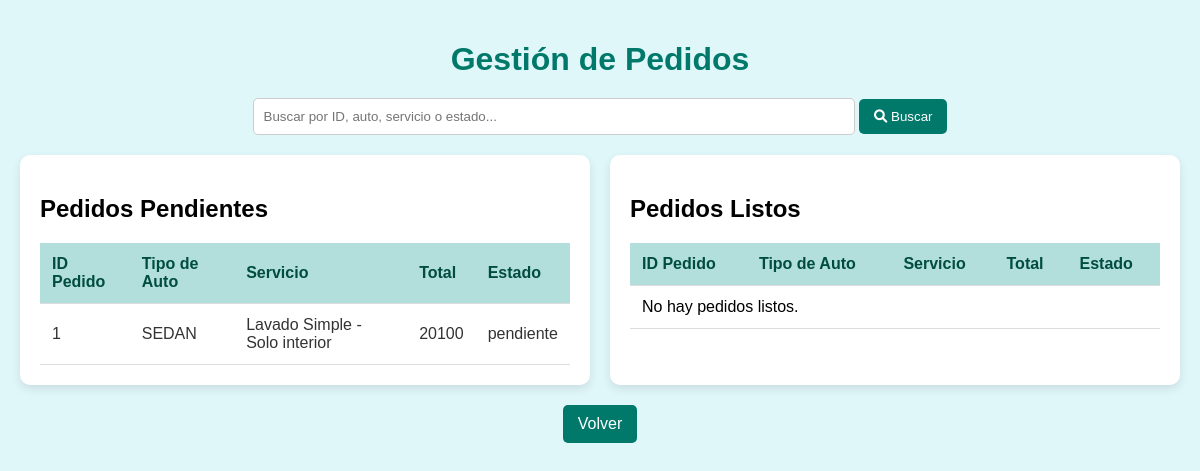
/pedidos.php, run on an earlier commit of the app's database.
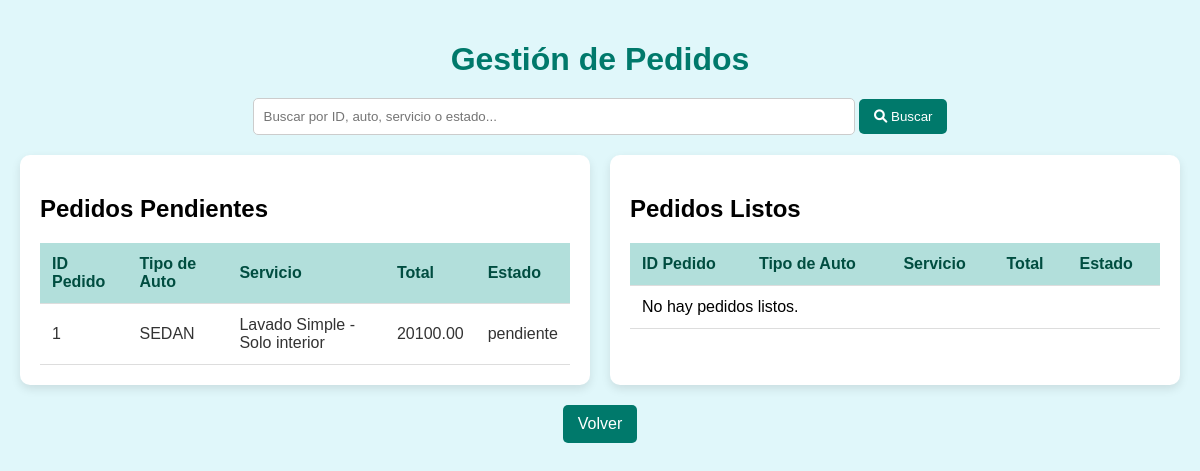
And on a later commit of the database.
### tables this page shows
CREATE TABLE `pedidos` (
  `ID_pedido` int(11) NOT NULL,
  `ID_cliente` int(11) NOT NULL,
  `Fecha` datetime DEFAULT current_timestamp(),
  `tipo_auto` varchar(100) NOT NULL,
  `precio_auto` decimal(10,2) NOT NULL,
  `nombre_servicio` varchar(100) NOT NULL,
  `precio_servicio` decimal(10,2) NOT NULL,
  `total` decimal(10,2) NOT NULL,
  `estado` enum('pendiente','listo') DEFAULT 'pendiente'
);

### pedidos.php (the view, shortened to what this page needs)
<?php
$conn = new mysqli("localhost", "root", "", "autolavado");
$search_query = "";
$search_result = null;
$sql_pendientes = "SELECT ID_pedido, tipo_auto, nombre_servicio, total, estado FROM Pedidos WHERE estado = 'pendiente'";
$result_pendientes = $conn->query($sql_pendientes);
$sql_listos = "SELECT ID_pedido, tipo_auto, nombre_servicio, total, estado FROM Pedidos WHERE estado = 'listo'";
$result_listos = $conn->query($sql_listos);
$pedido_cliente = null;
?>
<!DOCTYPE html>
<html lang="es">
<head>
    <link rel="stylesheet" href="https://cdnjs.cloudflare.com/ajax/libs/font-awesome/6.0.0-beta3/css/all.min.css">
</head>
<body>
<h1>Gestión de Pedidos</h1>
<div class="search-container">
    <form action="" method="post">
        <input type="text" name="search" placeholder="Buscar por ID, auto, servicio o estado..." value="<?php echo htmlspecialchars($search_query); ?>">
        <button type="submit"><i class="fas fa-search"></i> Buscar</button>
    </form>
</div>
<div class="container">
    <?php if ($search_result): ?>
        <div class="table-container" style="flex: 2;">
            <h2>Resultados de la Búsqueda</h2>
            <table>
                <tr>
                    <th>ID Pedido</th>
                    <th>Tipo de Auto</th>
                    <th>Servicio</th>
                    <th>Total</th>
                    <th>Estado</th>
                </tr>
                <?php if ($search_result->num_rows > 0): ?>
                    <?php while($row = $search_result->fetch_assoc()): ?>
                        <tr>
                            <td><?php echo $row["ID_pedido"]; ?></td>
                            <td><?php echo $row["tipo_auto"]; ?></td>
                            <td><?php echo $row["nombre_servicio"]; ?></td>
                            <td><?php echo $row["total"]; ?></td>
                            <td><?php echo $row["estado"]; ?></td>
                        </tr>
                    <?php endwhile; ?>
                <?php else: ?>
                    <tr>
                        <td colspan="5">No se encontraron resultados.</td>
                    </tr>
                <?php endif; ?>
            </table>
        </div>
    <?php else: ?>
        <div class="table-container">
            <h2>Pedidos Pendientes</h2>
            <table>
                <tr>
                    <th>ID Pedido</th>
                    <th>Tipo de Auto</th>
                    <th>Servicio</th>
                    <th>Total</th>
                    <th>Estado</th>
                </tr>
                <?php if ($result_pendientes->num_rows > 0): ?>
                    <?php while($row = $result_pendientes->fetch_assoc()): ?>
                        <tr class="<?php echo ($pedido_cliente && $pedido_cliente['ID_pedido'] == $row['ID_pedido']) ? 'pedido-usuario' : 'pedido-otro'; ?>">
                            <td><?php echo $row["ID_pedido"]; ?></td>
                            <td><?php echo $row["tipo_auto"]; ?></td>
                            <td><?php echo $row["nombre_servicio"]; ?></td>
                            <td><?php echo $row["total"]; ?></td>
                            <td><?php echo $row["estado"]; ?></td>
                        </tr>
                    <?php endwhile; ?>
                <?php else: ?>
                    <tr>
                        <td colspan="5">No hay pedidos pendientes.</td>
                    </tr>
                <?php endif; ?>
            </table>
        </div>
        <div class="table-container">
            <h2>Pedidos Listos</h2>
            <table>
                <tr>
                    <th>ID Pedido</th>
                    <th>Tipo de Auto</th>
                    <th>Servicio</th>
                    <th>Total</th>
                    <th>Estado</th>
                </tr>
                <?php if ($result_listos->num_rows > 0): ?>
                    <?php while($row = $result_listos->fetch_assoc()): ?>
                        <tr class="<?php echo ($pedido_cliente && $pedido_cliente['ID_pedido'] == $row['ID_pedido']) ? 'pedido-usuario' : 'pedido-otro'; ?>">
                            <td><?php echo $row["ID_pedido"]; ?></td>
                            <td><?php echo $row["tipo_auto"]; ?></td>
                            <td><?php echo $row["nombre_servicio"]; ?></td>
                            <td><?php echo $row["total"]; ?></td>
                            <td><?php echo $row["estado"]; ?></td>
                        </tr>
                    <?php endwhile; ?>
                <?php else: ?>
                    <tr>
                        <td colspan="5">No hay pedidos listos.</td>
                    </tr>
                <?php endif; ?>
            </table>
        </div>
    <?php endif; ?>
</div>
<div class="btn-container">
    <a href="index.php" class="btn">Volver</a>
</div>
</body>
</html>

### pedidos.php (style rules this page uses)
body { font-family: 'Arial', sans-serif; margin: 0; padding: 20px; background-color: #e0f7fa; }
h1 { text-align: center; color: #00796b; margin-bottom: 20px; }
.search-container { text-align: center; margin-bottom: 20px; }
.search-container input[type="text"] { padding: 10px; border-radius: 5px; border: 1px solid #ccc; width: 50%; }
.search-container button { padding: 10px 15px; background-color: #00796b; color: white; border: none; border-radius: 5px; cursor: pointer; }
.container { display: flex; justify-content: space-between; gap: 20px; flex-wrap: wrap; }
.table-container { flex: 1; background: #ffffff; border-radius: 10px; box-shadow: 0 4px 10px rgba(0, 0, 0, 0.1); padding: 20px; transition: transform 0.2s; min-width: 300px; }
table { width: 100%; border-collapse: collapse; }
th, td { padding: 12px; text-align: left; border-bottom: 1px solid #ddd; }
th { background-color: #b2dfdb; color: #004d40; }
.pedido-otro { background-color: #ffffff; color: #333; }
.btn { display: inline-block; padding: 10px 15px; background-color: #00796b; color: white; text-decoration: none; border-radius: 5px; transition: background-color 0.3s; }
.btn-container { text-align: center; margin-top: 20px; }

What changed in the data, as far as the page shows it:
changed pedidos "SEDAN": total "20100" → "20100.00"
